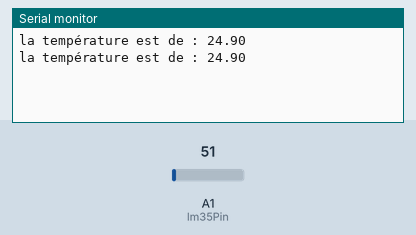
Simulated run of this program. Board: Arduino Uno, built with avr-gcc and run on an emulated ATmega328P. Shown: the last lines printed to the serial monitor. Inputs (shaded band) come from the test bench; at power-on: A1 (lm35Pin) = 51.

Above: at 3.8 s.
3.9 s: A1 (lm35Pin) set to 61
At 6.4 s:
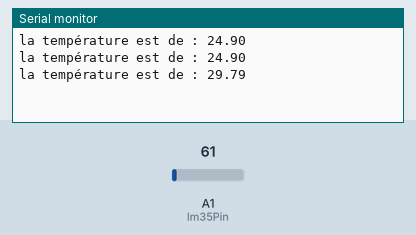
7.8 s: A1 (lm35Pin) set to 71
At 9.9 s:
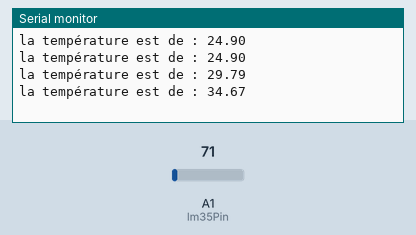
Timing chart, 0 to 11.4 s (numbered marks = the images above; inputs shaded):
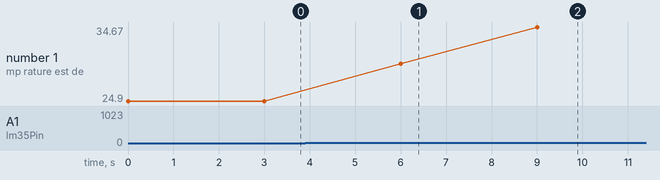

The program:

main.cpp
```cpp
/* Utilisation du capteur de température en 5v
mesure la température et affiche la sur la console


*/
// on n'oublie pas de déclarer la library

#include <Arduino.h>
// on definit les pins utilisés
const int lm35Pin = A1;// On définit le port de branchement du LM35 en A1

// on définit la variable
float temperature;

// ========================== SETUP ==================================
void setup(){
pinMode(lm35Pin,INPUT);  // Pin Analogique A1 près à recevoir une donnée, donc en INPUT

// initialisation du port de communication
Serial.begin(9600);
} // fin du SETUP

// routine pour le calcul de la température
void mesuretemp () {
temperature = (5.0 * analogRead(lm35Pin) *100.0) / 1024;
}


void loop(){
mesuretemp();
String sTemperature = String(temperature); // temperature sera transformer en String
                                          // pour êtransformerincorporé dans le println
                                          // sinon cela bloque
// autre solution ce serait d'écrire
//Serial.print("la température est de : ");
//Serial.println(température );

Serial.println("la température est de : " + sTemperature);

delay(3000);
}
```

Measured:
- after the input at 3.9 s, the serial monitor: prints a new line after 2.1 s (image 1)
- after the input at 7.8 s, the serial monitor: prints a new line after 1.2 s (image 2)
- plotted number 1: 24.9 → 29.79 after the input at 3.9 s, 29.79 → 34.67 after the input at 7.8 s
